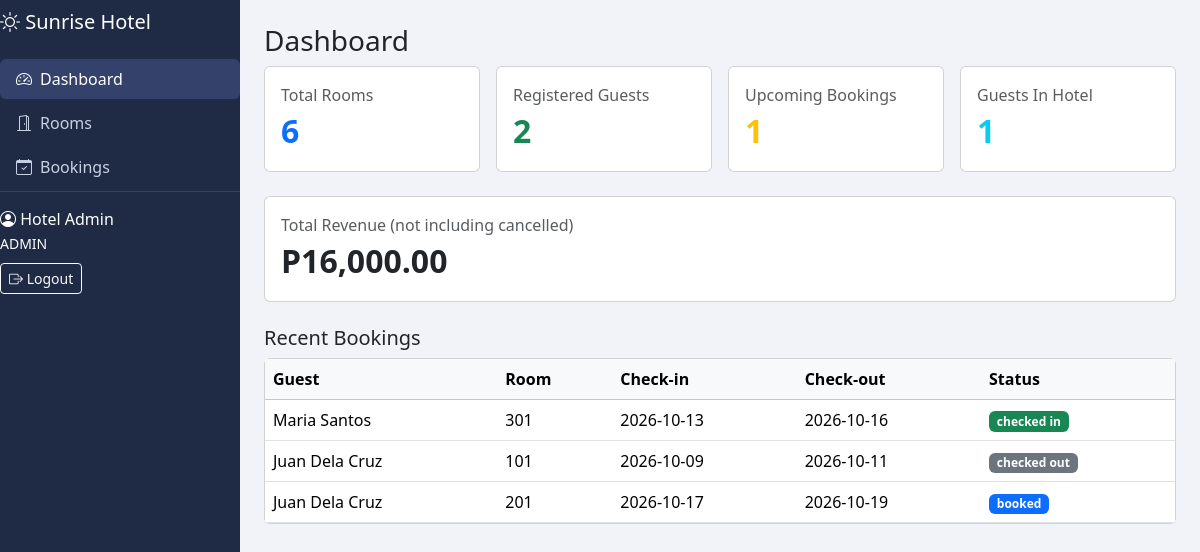
/dashboard.php (signed in), run on the app's committed database.
### tables this page shows
CREATE TABLE bookings (
    id INT AUTO_INCREMENT PRIMARY KEY,
    user_id INT NOT NULL,
    room_id INT NOT NULL,
    check_in DATE NOT NULL,
    check_out DATE NOT NULL,
    total_price DECIMAL(10,2) NOT NULL,
    status ENUM('booked','checked_in','checked_out','cancelled') NOT NULL DEFAULT 'booked',
    created_at TIMESTAMP DEFAULT CURRENT_TIMESTAMP,
    FOREIGN KEY (user_id) REFERENCES users(id) ON DELETE CASCADE,
    FOREIGN KEY (room_id) REFERENCES rooms(id) ON DELETE CASCADE
);

CREATE TABLE users (
    id INT AUTO_INCREMENT PRIMARY KEY,
    username VARCHAR(30) NOT NULL UNIQUE,
    full_name VARCHAR(100) NOT NULL,
    password VARCHAR(255) NOT NULL,
    role ENUM('admin','guest') NOT NULL DEFAULT 'guest'
);

CREATE TABLE rooms (
    id INT AUTO_INCREMENT PRIMARY KEY,
    room_number VARCHAR(10) NOT NULL UNIQUE,
    type ENUM('Single','Double','Deluxe','Suite') NOT NULL,
    price DECIMAL(10,2) NOT NULL,
    capacity INT NOT NULL
);

### dashboard.php (the view, shortened to what this page needs)
<?php
require 'config.php';
$total_rooms = $db->query('SELECT COUNT(*) FROM rooms')->fetchColumn();
$total_guests = $db->query("SELECT COUNT(*) FROM users WHERE role = 'guest'")->fetchColumn();
$upcoming = $db->query("SELECT COUNT(*) FROM bookings WHERE status = 'booked'")->fetchColumn();
$in_hotel = $db->query("SELECT COUNT(*) FROM bookings WHERE status = 'checked_in'")->fetchColumn();
$revenue = $db->query("SELECT COALESCE(SUM(total_price), 0) FROM bookings WHERE status IN ('booked','checked_in','checked_out')")->fetchColumn();
$recent = $db->query(
    'SELECT bookings.*, users.full_name, rooms.room_number
     FROM bookings
     JOIN users ON bookings.user_id = users.id
     JOIN rooms ON bookings.room_id = rooms.id
     ORDER BY bookings.id DESC LIMIT 5'
)->fetchAll(PDO::FETCH_ASSOC);
include 'header.php';
?>
<h3>Dashboard</h3>
<div class="row g-3 mb-4">
    <div class="col-6 col-xl-3">
        <div class="card"><div class="card-body">
            <div class="text-muted">Total Rooms</div>
            <div class="stat-number text-primary"><?= $total_rooms ?></div>
        </div></div>
    </div>
    <div class="col-6 col-xl-3">
        <div class="card"><div class="card-body">
            <div class="text-muted">Registered Guests</div>
            <div class="stat-number text-success"><?= $total_guests ?></div>
        </div></div>
    </div>
    <div class="col-6 col-xl-3">
        <div class="card"><div class="card-body">
            <div class="text-muted">Upcoming Bookings</div>
            <div class="stat-number text-warning"><?= $upcoming ?></div>
        </div></div>
    </div>
    <div class="col-6 col-xl-3">
        <div class="card"><div class="card-body">
            <div class="text-muted">Guests In Hotel</div>
            <div class="stat-number text-info"><?= $in_hotel ?></div>
        </div></div>
    </div>
</div>
<div class="card mb-4">
    <div class="card-body">
        <div class="text-muted">Total Revenue (not including cancelled)</div>
        <div class="stat-number"><?= peso($revenue) ?></div>
    </div>
</div>
<h5>Recent Bookings</h5>
<div class="card">
<div class="table-responsive">
<table class="table mb-0">
    <thead class="table-light">
        <tr><th>Guest</th><th>Room</th><th>Check-in</th><th>Check-out</th><th>Status</th></tr>
    </thead>
    <tbody>
    <?php foreach ($recent as $b): ?>
        <tr>
            <td><?= e($b['full_name']) ?></td>
            <td><?= e($b['room_number']) ?></td>
            <td><?= e($b['check_in']) ?></td>
            <td><?= e($b['check_out']) ?></td>
            <td><?= status_badge($b['status']) ?></td>
        </tr>
    <?php endforeach; ?>
    </tbody>
</table>
</div>
</div>
<?php include 'footer.php'; ?>

### header.php (shortened to what this page needs)
<?php $logged_in = isset($_SESSION['user_id']); ?>
<!DOCTYPE html>
<html lang="en">
<head>
    <link href="https://cdn.jsdelivr.net/npm/bootstrap@5.3.3/dist/css/bootstrap.min.css" rel="stylesheet">
    <link href="https://cdn.jsdelivr.net/npm/bootstrap-icons@1.11.3/font/bootstrap-icons.css" rel="stylesheet">
    <link href="style.css" rel="stylesheet">
</head>
<body>
<?php if ($logged_in): ?>
<div class="d-md-flex">
    <div class="offcanvas-md offcanvas-start sidebar" tabindex="-1" id="sidebar">
        <div class="offcanvas-body d-flex flex-column">
            <h5 class="brand d-none d-md-block"><i class="bi bi-brightness-high"></i> Sunrise Hotel</h5>
            <nav class="nav flex-column">
                <?php if ($_SESSION['role'] == 'admin'): ?>
                    <?php nav_link('dashboard.php', 'Dashboard', 'speedometer2'); ?>
                <?php else: ?>
                    <?php nav_link('rooms.php', 'Find a Room', 'search', ['book.php']); ?>
                    <?php nav_link('my_bookings.php', 'My Bookings', 'journal-text'); ?>
                <?php endif; ?>
            </nav>
            <div class="mt-auto user-box">
                <div><i class="bi bi-person-circle"></i> <?= e($_SESSION['full_name'] ?? $_SESSION['username']) ?></div>
                <small class="text-uppercase"><?= e($_SESSION['role']) ?></small><br>
                <a href="logout.php" class="btn btn-sm btn-outline-light mt-2"><i class="bi bi-box-arrow-right"></i> Logout</a>
            </div>
        </div>
    </div>
    <div class="flex-grow-1">
        <div class="p-3 p-md-4">
<?php endif; ?>

### config.php (shortened to what this page needs)
<?php
function e($text) {
    return htmlspecialchars((string) $text, ENT_QUOTES, 'UTF-8');
}
function peso($amount) {
    return 'P' . number_format($amount, 2);
}
function status_badge($status) {
    $colors = ['booked' => 'primary', 'checked_in' => 'success', 'checked_out' => 'secondary', 'cancelled' => 'danger'];
    return '<span class="badge bg-' . $colors[$status] . '">' . e(str_replace('_', ' ', $status)) . '</span>';
}
function nav_link($file, $label, $icon, $other_pages = []) {
    $current = basename($_SERVER['PHP_SELF']);
    $active = ($current == $file || in_array($current, $other_pages)) ? 'active' : '';
    echo '<a class="nav-link ' . $active . '" href="' . $file . '"><i class="bi bi-' . $icon . ' me-2"></i>' . $label . '</a>';
}

### footer.php (shortened to what this page needs)
<?php if (isset($_SESSION['user_id'])): ?>
        </div>
    </div>
</div>
<?php else: ?>
    </div>
</div>
<?php endif; ?>
</body>
</html>

### style.css (style rules this page uses)
body { background-color: #f1f3f8; }
.sidebar { --bs-offcanvas-width: 260px; background-color: #1f2a44 !important; color: white !important; width: 240px; flex-shrink: 0; min-height: 100vh; }
.sidebar .brand { margin: 10px 0 25px 0; }
.sidebar .nav-link { color: #c8d0e4; border-radius: 6px; margin-bottom: 4px; }
.sidebar .nav-link:hover, .sidebar .nav-link.active { background-color: #34426b; color: white; }
.user-box { border-top: 1px solid #34426b; padding-top: 15px; }
.stat-number { font-size: 2rem; font-weight: bold; }

### data on the page
bookings: user.full_name "Maria Santos", room.room_number "301", check_in "2026-10-13", check_out "2026-10-16", status "checked in"
bookings: user.full_name "Juan Dela Cruz", room.room_number "101", check_in "2026-10-09", check_out "2026-10-11", status "checked out"
bookings: user.full_name "Juan Dela Cruz", room.room_number "201", check_in "2026-10-17", check_out "2026-10-19", status "booked"

### other printed values
$label "Dashboard Rooms Bookings"
$_SESSION['full_name'] "Hotel Admin"
$_SESSION['role'] "ADMIN"
$total_rooms "6"
$total_guests "2"
$upcoming "1"
$in_hotel "1"
peso($revenue) "P16,000.00"
